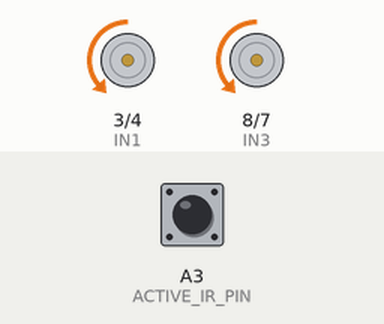
The sketch below on a simulated Arduino Uno, built with avr-gcc and run on an emulated ATmega328P. Parts: motor-driver pin pairs drawn as motors (green arrow = first pin HIGH = forward, orange = second pin HIGH = backward, longer = more drive, scaled by the enable pin). The inputs (shaded band) are chosen by the test bench; at power-on: A3 (ACTIVE_IR_PIN) LOW. What the sketch prints to the serial monitor is not drawn.

Above: at 2.2 s.
2.3 s: A3 (ACTIVE_IR_PIN) driven HIGH
At 2.6 s:
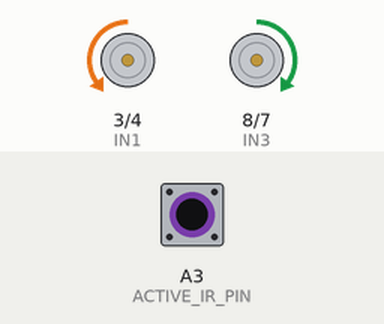
3.8 s: A3 (ACTIVE_IR_PIN) driven LOW
At 4.5 s:
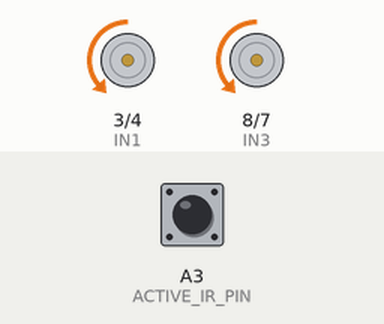
6.8 s: A3 (ACTIVE_IR_PIN) pulsed HIGH 2 times (0.12 s each, 0.3 s apart)
At 7.04 s:
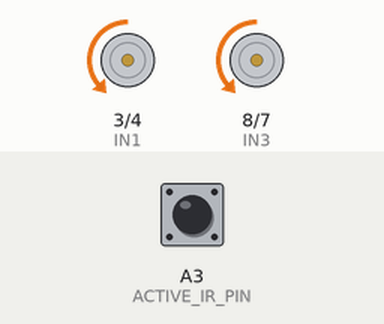
10.4 s: A3 (ACTIVE_IR_PIN) pulsed HIGH 5 times (0.12 s each, 0.3 s apart)
At 12.7 s:
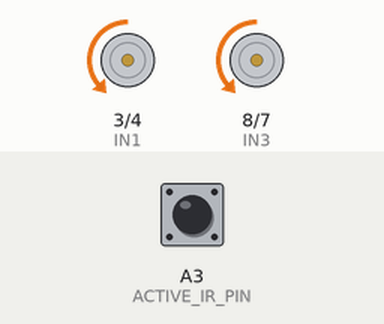
Timing chart, 0 to 14.2 s (numbered marks = the images above; inputs shaded):
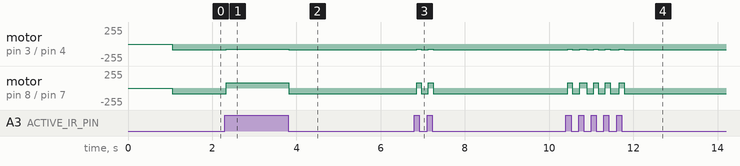

The sketch:

car_following_wall.ino
```cpp
// ============================================
// RED LED INDICATOR SENSOR (PIN A3) - RIGHT TURN
// RED LED ON  (HIGH) -> MOVE FRONT
// RED LED OFF (LOW)  -> ROTATE RIGHT
// ============================================

// Motor Control Pins (UNCHANGED)
#define IN1 3
#define IN2 4
#define ENA 5
#define IN3 8
#define IN4 7
#define ENB 6

// Active Sensor Pin (UNCHANGED)
#define ACTIVE_IR_PIN A3

// Motor Speeds (UNCHANGED)
#define SPEED_BASE 80
#define SPEED_TURN 85

void setup() {
  Serial.begin(9600);

  pinMode(IN1, OUTPUT);
  pinMode(IN2, OUTPUT);
  pinMode(ENA, OUTPUT);
  pinMode(IN3, OUTPUT);
  pinMode(IN4, OUTPUT);
  pinMode(ENB, OUTPUT);

  pinMode(ACTIVE_IR_PIN, INPUT);

  stopMotors();
  Serial.println(F("===================================="));
  Serial.println(F("✅ RED LED ON = FORWARD | OFF = RIGHT"));
  Serial.println(F("===================================="));
  delay(1000);
}

void loop() {
  // Read state from pin A3
  int sensorSignal = digitalRead(ACTIVE_IR_PIN);

  Serial.print(F("Pin A3 Signal: "));
  Serial.print(sensorSignal);

  // -------------------------------------------------------------
  // RED LED IS ON (sensorSignal == HIGH) -> MOVE FRONT
  // -------------------------------------------------------------
  if (sensorSignal == HIGH) {
    Serial.println(F(" | 🔴 RED LED ON  -> Moving FRONT"));
    goStraight();
  }

  // -------------------------------------------------------------
  // RED LED IS OFF (sensorSignal == LOW) -> ROTATE RIGHT
  // -------------------------------------------------------------
  else {
    Serial.println(F(" | ⚪ RED LED OFF -> Rotating RIGHT"));
    turnRight();
  }

  delay(40);
}

// ========== MOTOR CONTROLS ==========

// Drive Straight Forward
void goStraight() {
  digitalWrite(IN1, LOW);  digitalWrite(IN2, HIGH);
  digitalWrite(IN3, HIGH); digitalWrite(IN4, LOW);
  analogWrite(ENA, SPEED_BASE);
  analogWrite(ENB, SPEED_BASE);
}

// Spin Right in Place (Left wheel FORWARD, Right wheel REVERSES)
void turnRight() {
  digitalWrite(IN1, LOW);  digitalWrite(IN2, HIGH); // LEFT MOTOR: FORWARD
  digitalWrite(IN3, LOW);  digitalWrite(IN4, HIGH); // RIGHT MOTOR: REVERSE
  analogWrite(ENA, SPEED_TURN);
  analogWrite(ENB, SPEED_TURN);
}

void stopMotors() {
  analogWrite(ENA, 0);
  analogWrite(ENB, 0);
  digitalWrite(IN1, LOW); digitalWrite(IN2, LOW);
  digitalWrite(IN3, LOW); digitalWrite(IN4, LOW);
}
```

Measured:
- after the input at 2.3 s, motor on pin 3 (IN1) / pin 4 (IN2): backward 85/255 → backward 80/255 at once; motor on pin 8 (IN3) / pin 7 (IN4): backward 85/255 → forward 80/255 at once
- after the input at 3.8 s, motor on pin 3 (IN1) / pin 4 (IN2): backward 80/255 → backward 85/255 at once; motor on pin 8 (IN3) / pin 7 (IN4): forward 80/255 → backward 85/255 at once
